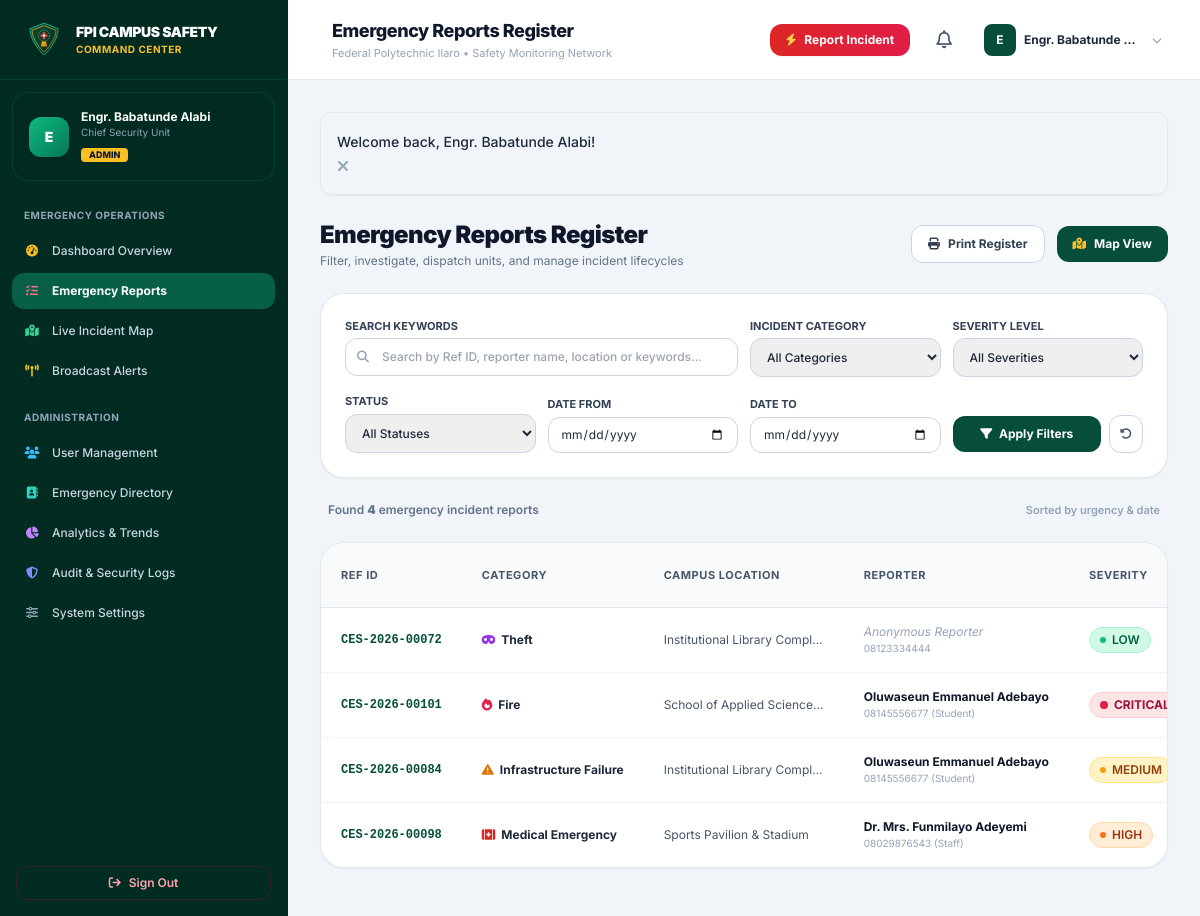
Screenshot of /admin/reports.php (signed in) with the database file from the repository.
### tables this page shows
CREATE TABLE `emergency_reports` (
  `id` INT UNSIGNED AUTO_INCREMENT PRIMARY KEY,
  `report_reference` VARCHAR(30) NOT NULL UNIQUE,
  `user_id` INT UNSIGNED NULL,
  `emergency_type` ENUM(
    'Fire', 
    'Medical Emergency', 
    'Security Threat', 
    'Accident', 
    'Theft', 
    'Violence', 
    'Gas Leak', 
    'Infrastructure Failure', 
    'Natural Hazard', 
    'Other'
  ) NOT NULL,
  `description` TEXT NOT NULL,
  `location_id` INT UNSIGNED NULL,
  `location_name` VARCHAR(255) NOT NULL,
  `latitude` DECIMAL(10, 7) NULL,
  `longitude` DECIMAL(10, 7) NULL,
  `severity` ENUM('Low', 'Medium', 'High', 'Critical') NOT NULL DEFAULT 'Medium',
  `image_path` MEDIUMTEXT DEFAULT NULL,
  `reporter_phone` VARCHAR(25) DEFAULT NULL,
  `allow_contact` TINYINT(1) NOT NULL DEFAULT 1,
  `status` ENUM('Pending', 'Acknowledged', 'In Progress', 'Resolved', 'Rejected') NOT NULL DEFAULT 'Pending',
  `assigned_to` VARCHAR(150) DEFAULT NULL,
  `admin_notes` TEXT DEFAULT NULL,
  `resolved_at` TIMESTAMP NULL DEFAULT NULL,
  `created_at` TIMESTAMP DEFAULT CURRENT_TIMESTAMP,
  `updated_at` TIMESTAMP DEFAULT CURRENT_TIMESTAMP ON UPDATE CURRENT_TIMESTAMP,
  FOREIGN KEY (`user_id`) REFERENCES `users`(`id`) ON DELETE SET NULL,
  FOREIGN KEY (`location_id`) REFERENCES `campus_locations`(`id`) ON DELETE SET NULL,
  INDEX `idx_reports_status` (`status`),
  INDEX `idx_reports_severity` (`severity`),
  INDEX `idx_reports_type` (`emergency_type`),
  INDEX `idx_reports_created` (`created_at`)
);

CREATE TABLE `users` (
  `id` INT UNSIGNED AUTO_INCREMENT PRIMARY KEY,
  `name` VARCHAR(120) NOT NULL,
  `email` VARCHAR(150) NOT NULL UNIQUE,
  `phone` VARCHAR(25) NOT NULL,
  `role` ENUM('student', 'staff', 'admin') NOT NULL DEFAULT 'student',
  `id_number` VARCHAR(50) NOT NULL COMMENT 'Matric Number or Staff ID',
  `department` VARCHAR(100) NOT NULL,
  `password` VARCHAR(255) NOT NULL,
  `avatar` VARCHAR(255) DEFAULT NULL,
  `status` ENUM('active', 'inactive') NOT NULL DEFAULT 'active',
  `created_at` TIMESTAMP DEFAULT CURRENT_TIMESTAMP,
  `updated_at` TIMESTAMP DEFAULT CURRENT_TIMESTAMP ON UPDATE CURRENT_TIMESTAMP,
  INDEX `idx_users_role` (`role`),
  INDEX `idx_users_status` (`status`)
);

### admin/reports.php (the view, shortened to what this page needs)
<?php
require_once __DIR__ . '/../includes/nav-portal.php';
$pdo = getDB();
$search    = clean_input($_GET['q'] ?? '');
$dateFrom  = clean_input($_GET['date_from'] ?? '');
$dateTo    = clean_input($_GET['date_to'] ?? '');
$sql = "
    SELECT r.*, u.name as reporter_name, u.email as reporter_email, u.role as reporter_role, u.department as reporter_dept
    FROM emergency_reports r
    LEFT JOIN users u ON r.user_id = u.id
    WHERE 1=1
";
$params = [];
$sql .= " ORDER BY
    CASE r.status
        WHEN 'Pending' THEN 1
        WHEN 'In Progress' THEN 2
        WHEN 'Acknowledged' THEN 3
        ELSE 4
    END,
    CASE r.severity
        WHEN 'Critical' THEN 1
        WHEN 'High' THEN 2
        WHEN 'Medium' THEN 3
        ELSE 4
    END,
    r.created_at DESC";
$stmt = $pdo->prepare($sql);
$stmt->execute($params);
$reports = $stmt->fetchAll();
?>
<div class="space-y-6">
    <div class="flex flex-col sm:flex-row sm:items-center justify-between gap-4">
        <div>
            <h2 class="text-2xl font-black text-slate-900 tracking-tight">Emergency Reports Register</h2>
            <p class="text-xs text-slate-500 mt-0.5">Filter, investigate, dispatch units, and manage incident lifecycles</p>
        </div>
        <div class="flex items-center gap-3">
            <button onclick="window.print()" class="no-print inline-flex items-center gap-2 px-4 py-2.5 rounded-xl bg-white border border-slate-300 hover:bg-slate-50 text-slate-700 font-bold text-xs shadow-xs transition">
                <i class="fa-solid fa-print"></i> Print Register
            </button>
            <a href="<?= BASE_URL ?>/admin/map.php" class="inline-flex items-center gap-2 px-4 py-2.5 rounded-xl bg-fpi-800 hover:bg-fpi-900 text-white font-bold text-xs shadow-xs transition">
                <i class="fa-solid fa-map-location-dot text-amber-400"></i> Map View
            </a>
        </div>
    </div>
    <div class="bg-white rounded-3xl border border-slate-200 p-6 shadow-sm no-print space-y-4">
        <form action="<?= BASE_URL ?>/admin/reports.php" method="GET" class="space-y-4">
            <div class="grid grid-cols-1 sm:grid-cols-2 lg:grid-cols-4 gap-3">
                <div class="lg:col-span-2">
                    <label class="block text-[11px] font-bold text-slate-700 uppercase mb-1">Search Keywords</label>
                    <div class="relative">
                        <span class="absolute inset-y-0 left-0 pl-3 flex items-center text-slate-400">
                            <i class="fa-solid fa-magnifying-glass text-xs"></i>
                        </span>
                        <input type="text" name="q" value="<?= e($search) ?>" placeholder="Search by Ref ID, reporter name, location or keywords..." class="w-full pl-9 pr-4 py-2.5 rounded-xl border border-slate-300 focus:outline-none focus:ring-2 focus:ring-fpi-700 text-xs font-medium text-slate-800">
                    </div>
                </div>
                <div>
                    <label class="block text-[11px] font-bold text-slate-700 uppercase mb-1">Incident Category</label>
                    <select name="type" class="w-full px-3 py-2.5 rounded-xl border border-slate-300 focus:outline-none text-xs font-medium text-slate-800">
                        <option value="">All Categories</option>
                    </select>
                </div>
                <div>
                    <label class="block text-[11px] font-bold text-slate-700 uppercase mb-1">Severity Level</label>
                    <select name="severity" class="w-full px-3 py-2.5 rounded-xl border border-slate-300 focus:outline-none text-xs font-medium text-slate-800">
                        <option value="">All Severities</option>
                    </select>
                </div>
            </div>
            <div class="grid grid-cols-1 sm:grid-cols-3 lg:grid-cols-4 gap-3 items-end">
                <div>
                    <label class="block text-[11px] font-bold text-slate-700 uppercase mb-1">Status</label>
                    <select name="status" class="w-full px-3 py-2.5 rounded-xl border border-slate-300 focus:outline-none text-xs font-medium text-slate-800">
                        <option value="">All Statuses</option>
                    </select>
                </div>
                <div>
                    <label class="block text-[11px] font-bold text-slate-700 uppercase mb-1">Date From</label>
                    <input type="date" name="date_from" value="<?= e($dateFrom) ?>" class="w-full px-3 py-2 rounded-xl border border-slate-300 text-xs text-slate-800">
                </div>
                <div>
                    <label class="block text-[11px] font-bold text-slate-700 uppercase mb-1">Date To</label>
                    <input type="date" name="date_to" value="<?= e($dateTo) ?>" class="w-full px-3 py-2 rounded-xl border border-slate-300 text-xs text-slate-800">
                </div>
                <div class="flex items-center gap-2">
                    <button type="submit" class="flex-1 py-2.5 px-4 rounded-xl bg-fpi-800 hover:bg-fpi-900 text-white font-bold text-xs shadow-xs transition">
                        <i class="fa-solid fa-filter mr-1"></i> Apply Filters
                    </button>
                    <a href="<?= BASE_URL ?>/admin/reports.php" class="p-2.5 rounded-xl border border-slate-300 hover:bg-slate-100 text-slate-600 text-xs transition" title="Reset Filters">
                        <i class="fa-solid fa-rotate-left"></i>
                    </a>
                </div>
            </div>
        </form>
    </div>
    <div class="flex items-center justify-between text-xs text-slate-500 font-semibold px-2">
        <span>Found <strong><?= count($reports) ?></strong> emergency <?= count($reports) === 1 ? 'incident report' : 'incident reports' ?></span>
        <span class="text-slate-400 text-[11px]">Sorted by urgency &amp; date</span>
    </div>
    <div class="bg-white rounded-3xl border border-slate-200 shadow-sm overflow-hidden">
        <?php if (!empty($reports)): ?>
        <div class="overflow-x-auto">
            <table class="w-full text-left text-xs">
                <thead class="bg-slate-50 border-b border-slate-200 text-slate-600 font-bold uppercase tracking-wider text-[11px]">
                    <tr>
                        <th class="py-4 px-5">Ref ID</th>
                        <th class="py-4 px-5">Category</th>
                        <th class="py-4 px-5">Campus Location</th>
                        <th class="py-4 px-5">Reporter</th>
                        <th class="py-4 px-5">Severity</th>
                    </tr>
                </thead>
                <tbody class="divide-y divide-slate-100">
                    <?php foreach ($reports as $r): ?>
                    <tr class="hover:bg-slate-50 transition">
                        <td class="py-4 px-5 font-mono font-bold text-slate-900 whitespace-nowrap">
                            <a href="<?= BASE_URL ?>/admin/report-view.php?id=<?= $r['id'] ?>" class="text-fpi-800 hover:underline">
                                <?= e($r['report_reference']) ?>
                            </a>
                        </td>
                        <td class="py-4 px-5 whitespace-nowrap">
                            <span class="font-bold text-slate-800 flex items-center gap-1.5">
                                <i class="<?= get_emergency_icon($r['emergency_type']) ?>"></i>
                                <?= e($r['emergency_type']) ?>
                            </span>
                        </td>
                        <td class="py-4 px-5 text-slate-600 max-w-[200px] truncate">
                            <?= e($r['location_name']) ?>
                        </td>
                        <td class="py-4 px-5 whitespace-nowrap">
                            <?php if (!empty($r['reporter_name'])): ?>
                                <span class="font-bold text-slate-900 block"><?= e($r['reporter_name']) ?></span>
                                <span class="text-[10px] text-slate-400"><?= e($r['reporter_phone']) ?> (<?= ucfirst(e($r['reporter_role'])) ?>)</span>
                            <?php else: ?>
                                <span class="text-slate-400 italic">Anonymous Reporter</span>
                                <?php if (!empty($r['reporter_phone'])): ?>
                                    <span class="block text-[10px] text-slate-400"><?= e($r['reporter_phone']) ?></span>
                                <?php endif; ?>
                            <?php endif; ?>
                        </td>
                        <td class="py-4 px-5 whitespace-nowrap">
                            <?= get_severity_badge($r['severity']) ?>
                        </td>
                    </tr>
                    <?php endforeach; ?>
                </tbody>
            </table>
        </div>
        <?php endif; ?>
    </div>
</div>
<?php require_once __DIR__ . '/../includes/footer-portal.php'; ?>

### includes/functions.php (shortened to what this page needs)
<?php
function clean_input($data): string {
    $data = trim((string)$data);
    $data = stripslashes($data);
    return htmlspecialchars($data, ENT_QUOTES, 'UTF-8');
}
function e(?string $str): string {
    return htmlspecialchars($str ?? '', ENT_QUOTES, 'UTF-8');
}
function get_flash(): ?array {
    if (isset($_SESSION['flash'])) {
        $flash = $_SESSION['flash'];
        return $flash;
    }
    return null;
}
function display_flash(): string {
    $flash = get_flash();
    $type = $flash['type'];
    $msg = e($flash['message']);
    $colorClasses = [
        'success' => 'bg-emerald-50 border-emerald-300 text-emerald-800 <i class="fa-solid fa-circle-check text-emerald-600 text-lg"></i>',
        'error'   => 'bg-rose-50 border-rose-300 text-rose-800 <i class="fa-solid fa-circle-xmark text-rose-600 text-lg"></i>',
        'warning' => 'bg-amber-50 border-amber-300 text-amber-800 <i class="fa-solid fa-triangle-exclamation text-amber-600 text-lg"></i>',
        'info'    => 'bg-sky-50 border-sky-300 text-sky-800 <i class="fa-solid fa-circle-info text-sky-600 text-lg"></i>'
    ];
    $cfg = $colorClasses[$type] ?? $colorClasses['info'];
    [$class, $icon] = explode(' <i', $cfg);
    $icon = '<i' . $icon;
    return <<<HTML
    <div class="mb-6 p-4 rounded-xl border flex items-start space-x-3 shadow-sm transition-all duration-300 $class" role="alert">
        <div class="flex-shrink-0 mt-0.5">$icon</div>
        <div class="flex-1 text-sm font-medium leading-relaxed">$msg</div>
        <button type="button" onclick="this.parentElement.remove()" class="text-slate-400 hover:text-slate-600 ml-auto focus:outline-none">
            <i class="fa-solid fa-xmark"></i>
        </button>
    </div>
HTML;
}
function get_severity_badge(string $severity): string {
    switch (ucfirst(strtolower($severity))) {
        case 'Critical':
            return '<span class="inline-flex items-center gap-1.5 px-2.5 py-1 rounded-full text-xs font-bold bg-rose-100 text-rose-800 border border-rose-200"><span class="w-2 h-2 rounded-full bg-rose-600 animate-pulse"></span>CRITICAL</span>';
        case 'High':
            return '<span class="inline-flex items-center gap-1.5 px-2.5 py-1 rounded-full text-xs font-semibold bg-orange-100 text-orange-800 border border-orange-200"><span class="w-1.5 h-1.5 rounded-full bg-orange-500"></span>HIGH</span>';
        case 'Medium':
            return '<span class="inline-flex items-center gap-1.5 px-2.5 py-1 rounded-full text-xs font-semibold bg-amber-100 text-amber-800 border border-amber-200"><span class="w-1.5 h-1.5 rounded-full bg-amber-500"></span>MEDIUM</span>';
        case 'Low':
        default:
            return '<span class="inline-flex items-center gap-1.5 px-2.5 py-1 rounded-full text-xs font-semibold bg-emerald-100 text-emerald-800 border border-emerald-200"><span class="w-1.5 h-1.5 rounded-full bg-emerald-500"></span>LOW</span>';
    }
}
function get_emergency_icon(string $type): string {
    $icons = [
        'Fire'                  => 'fa-solid fa-fire text-rose-600',
        'Medical Emergency'     => 'fa-solid fa-kit-medical text-red-600',
        'Security Threat'       => 'fa-solid fa-shield-halved text-indigo-600',
        'Accident'              => 'fa-solid fa-car-burst text-orange-600',
        'Theft'                 => 'fa-solid fa-mask text-purple-600',
        'Violence'              => 'fa-solid fa-hand-fist text-red-700',
        'Gas Leak'              => 'fa-solid fa-smog text-yellow-600',
        'Infrastructure Failure'=> 'fa-solid fa-triangle-exclamation text-amber-600',
        'Natural Hazard'        => 'fa-solid fa-cloud-bolt text-teal-600',
        'Other'                 => 'fa-solid fa-circle-exclamation text-slate-600'
    ];
    return $icons[$type] ?? 'fa-solid fa-triangle-exclamation text-slate-600';
}

### assets/css/style.css (style rules this page uses)
:root { --fpi-green-900: #022c22; --fpi-green-800: #064e3b; --fpi-green-700: #047857; --fpi-green-600: #059669; --fpi-gold-500: #d97706; --fpi-gold-400: #f59e0b; --fpi-alert-red: #dc2626; }
body { font-feature-settings: "cv02", "cv03", "cv04", "cv11"; -webkit-tap-highlight-color: transparent; }

### rows the page displays
emergency_reports: report_reference "CES-2026-00072", emergency_type "Theft", location_name "Institutional Library Compl…", reporter_phone "08123334444", severity "Low" (drawn)
emergency_reports: report_reference "CES-2026-00101", emergency_type "Fire", location_name "School of Applied Science…", user.name "Oluwaseun Emmanuel Adebayo", reporter_phone "08145556677", user.role "Student", severity "Critical" (drawn)
emergency_reports: report_reference "CES-2026-00084", emergency_type "Infrastructure Failure", location_name "Institutional Library Compl…", user.name "Oluwaseun Emmanuel Adebayo", reporter_phone "08145556677", user.role "Student", severity "Medium" (drawn)
emergency_reports: report_reference "CES-2026-00098", emergency_type "Medical Emergency", location_name "Sports Pavilion & Stadium", user.name "Dr. Mrs. Funmilayo Adeyemi", reporter_phone "08029876543", user.role "Staff", severity "High" (drawn)

### other values shown
substr($user['name'], 0, 1) "E"
$user['name'] "Engr. Babatunde Alabi"
$user['department'] "Chief Security Unit"
$user['role'] "ADMIN"
$pageTitle "Emergency Reports Register"
$user['name'] "Engr. Babatunde…"
$msg "Welcome back, Engr. Babatunde Alabi!"
count($reports) "4"
